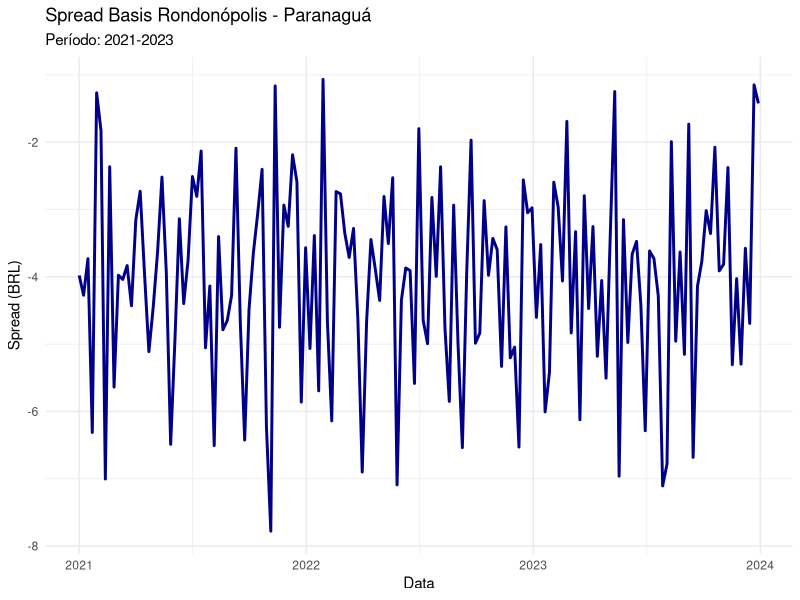

Generate this figure with R:
## ---- chunk 1
knitr::opts_chunk$set(echo = TRUE)
library(ggplot2)
library(dplyr)
library(tidyr)
## ---- chunk 2
set.seed(123)

datas <- seq(as.Date("2021-01-01"), as.Date("2023-12-31"), by = "week")

# Preço Futuro (CBOT convertido)
futuro_cbot <- 150 + cumsum(rnorm(length(datas), 0, 1))

# Spot Paranaguá (FOB)
spot_paranagua <- futuro_cbot + 8 + rnorm(length(datas), 0, 1)

# Spot Rondonópolis (Interior)
spot_rondonopolis <- futuro_cbot + 4 + rnorm(length(datas), 0, 1)

# Calcular Basis
basis_paranagua <- spot_paranagua - futuro_cbot
basis_rondonopolis <- spot_rondonopolis - futuro_cbot

# Spread
spread <- basis_rondonopolis - basis_paranagua

# DataFrame
dados <- data.frame(
  Data = datas,
  Futuro_CBOT = futuro_cbot,
  Spot_Paranagua = spot_paranagua,
  Spot_Rondonopolis = spot_rondonopolis,
  Basis_Paranagua = basis_paranagua,
  Basis_Rondonopolis = basis_rondonopolis,
  Spread = spread
)

head(dados)
## ---- chunk 3
ggplot(dados, aes(x = Data, y = Spread)) +
  geom_line(color = "darkblue", size = 1) +
  labs(
    title = "Spread Basis Rondonópolis - Paranaguá",
    subtitle = "Período: 2021-2023",
    y = "Spread (BRL)",
    x = "Data"
  ) +
  theme_minimal()
